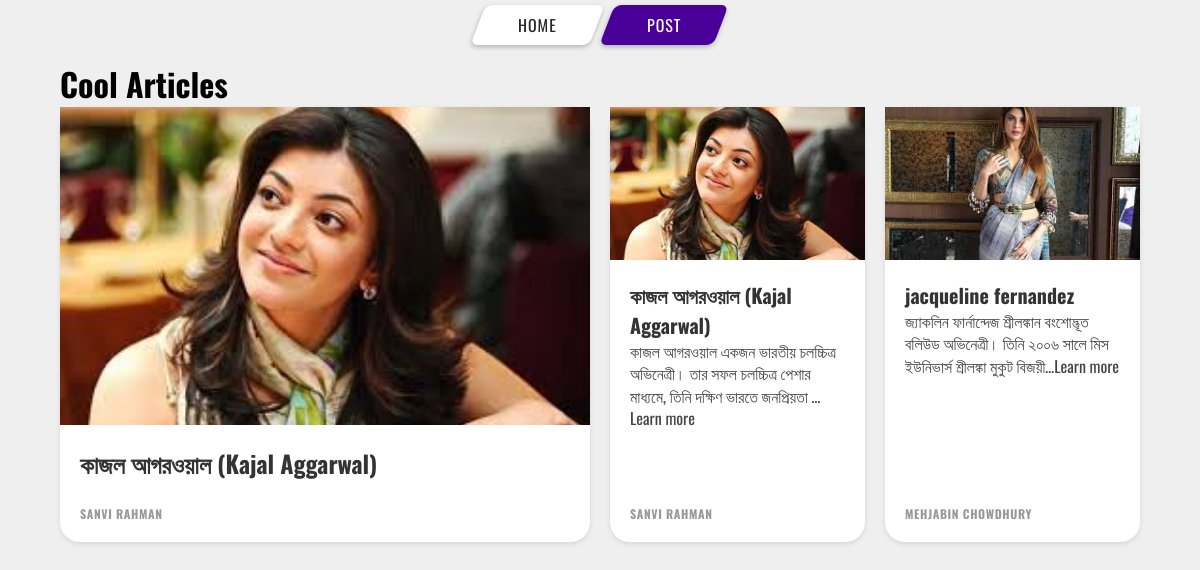
The page /blogs/ on the database as committed earlier.
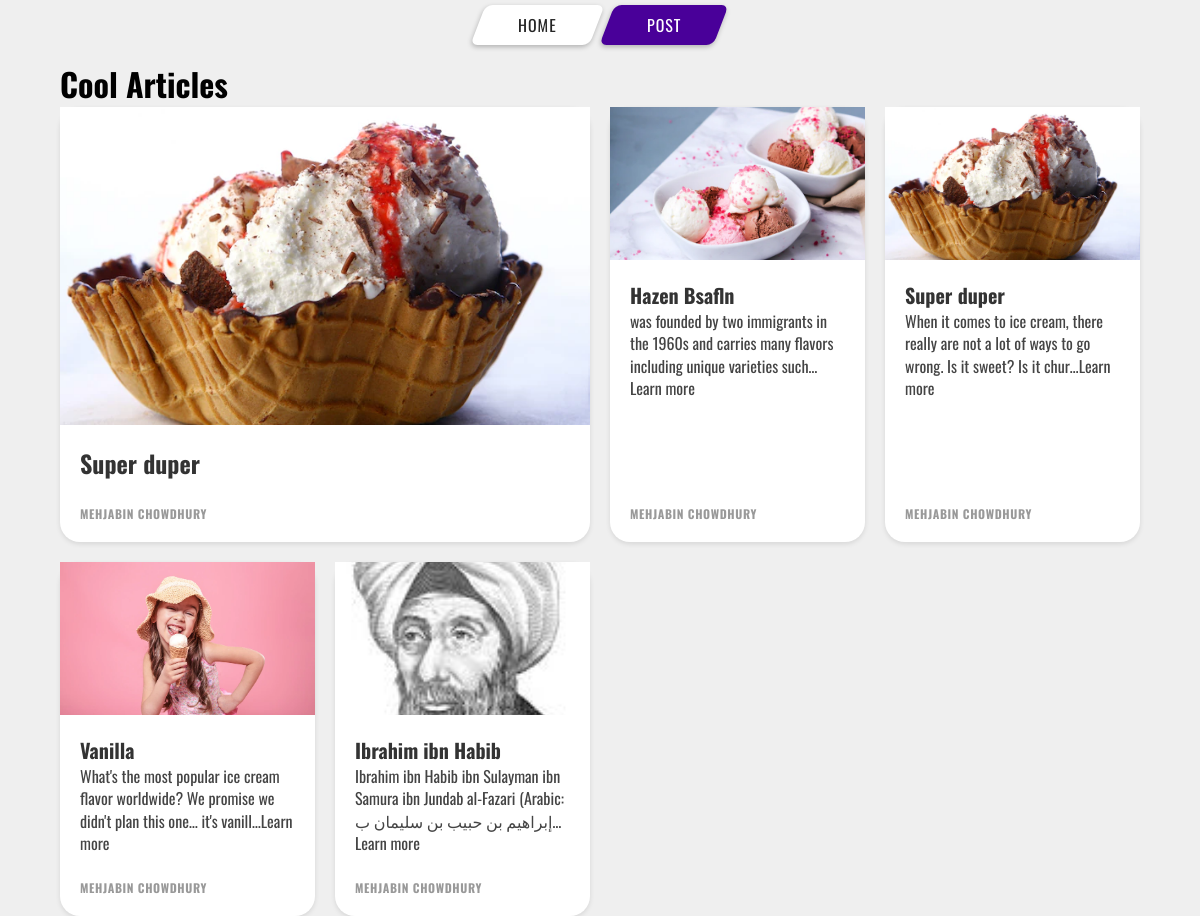
The same page on the database as committed later.
### app/models.py (models this page shows, shortened)
class BlogPost(models.Model):
    category = (('travel', 'travel'), ('fashion', 'fashion'),
                ('food', 'food'), ('science', 'science'),)
    id = models.UUIDField(primary_key=True, unique=True,
                          default=uuid.uuid4, editable=False)
    author = models.CharField(max_length=50, default='Mehjabin chowdhury')
    title = models.CharField(max_length=100)
    info = models.TextField()
    qoutes = models.TextField(blank=True)
    img = models.ImageField(upload_to='images')
    category = models.CharField(
        max_length=10, choices=category, blank=True, default='travel')
    date = models.DateTimeField(auto_now_add=True)
    views = models.IntegerField(default=0,blank=True)

### app/views.py (the view)
# urls.py: path('blogs/', views.Total_Blog_Post, name='blogs'),
def Total_Blog_Post(request):
    blogs = BlogPost.objects.all().order_by('-date')
    blog = BlogPost.objects.all().first()
    blogg = BlogPost.objects.all().last()
    context = {
        'blogs': blogs,
        'blog': blog,
        'blogg': blogg,
        'title': 'Blogs'
    }
    return render(request, 'total_post.html', context)

### app/templates/total_post.html (shortened to what this page needs)
{% load static %}
{% include 'Breadcumb.html' %}
<header>
  <h1>Cool Articles</h1>
</header>
<div class="band">
  <div class="item-1">
    <a href="{% url 'blog_detail' blog.id %}" class="card">
      <div
        class="thumb"
        style="
          background-image: url({{blog.img.url}});
        "
      ></div>
      <article>
        <h1>{{blog.title}}</h1>
        <span>{{blog.author}}</span>
      </article>
    </a>
  </div>
  {% if blogs %} {% for blog in blogs %}
  <div class="item-2">
    <a href="{% url 'blog_detail' blog.id %}" class="card">
      <div
        class="thumb"
        style="
          background-image: url({{blog.img.url}});
        "
      ></div>
      <article>
        <h1>{{blog.title}}</h1>
        <p>{{blog.info | truncatechars:"100"}}Learn more</p>
        <span>{{blog.author}}</span>
      </article>
    </a>
  </div>
  {% endfor %} {% endif %}
</div>

### app/templates/Breadcumb.html (shortened to what this page needs)
<div class="container">
  <ul class="breadcrumb">
    <a href="{% url 'home' %}"><li class="breadcrumb__item breadcrumb__item-firstChild">
        <span class="breadcrumb__inner">
          <span class="breadcrumb__title">Home</span>
        </span>
      </li></a>
    <li class="breadcrumb__item post">
      <span class="breadcrumb__inner">
        <span class="breadcrumb__title">Post</span>
      </span>
    </li>
  </ul>
</div>

Rows that differ between the two databases and show on the page:
removed BlogPost: img (picture), title "কাজল আগরওয়াল (Kajal Aggarwal)", author "SANVI RAHMAN", info "কাজল আগরওয়াল একজন ভারতীয় চলচ্চিত্র অভিনেত্রী। তার সফল চলচ্চিত্র পেশার মাধ্যমে, তিনি দক্ষিণ ভারতে জনপ্রিয়তা …"
removed BlogPost: img (picture), title "jacqueline fernandez", info "জ্যাকলিন ফার্নান্দেজ শ্রীলঙ্কান বংশোদ্ভূত বলিউড অভিনেত্রী। তিনি ২০০৬ সালে মিস ইউনিভার্স শ্রীলঙ্কা মুকুট বিজয়ী…", author "MEHJABIN CHOWDHURY"
added BlogPost: img (picture), title "Super duper", author "MEHJABIN CHOWDHURY", info "When it comes to ice cream, there really are not a lot of ways to go wrong. Is it sweet? Is it chur…"
added BlogPost: img (picture), title "Hazen Bsafln", info "was founded by two immigrants in the 1960s and carries many flavors including unique varieties such…", author "MEHJABIN CHOWDHURY"
added BlogPost: img (picture), title "Vanilla", info "What's the most popular ice cream flavor worldwide? We promise we didn't plan this one… it's vanill…", author "MEHJABIN CHOWDHURY"
added BlogPost: img (picture), title "Ibrahim ibn Habib", info "Ibrahim ibn Habib ibn Sulayman ibn Samura ibn Jundab al-Fazari (Arabic: إبراهيم بن حبيب بن سليمان ب…", author "MEHJABIN CHOWDHURY"
